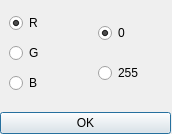
<?xml version="1.0" encoding="UTF-8"?>
<ui version="4.0">
 <class>RGB_window</class>
 <widget class="QDialog" name="RGB_window">
  <property name="geometry">
   <rect>
    <x>0</x>
    <y>0</y>
    <width>172</width>
    <height>134</height>
   </rect>
  </property>
  <property name="windowTitle">
   <string>Настройка компонента</string>
  </property>
  <widget class="QWidget" name="layoutWidget">
   <property name="geometry">
    <rect>
     <x>0</x>
     <y>0</y>
     <width>171</width>
     <height>134</height>
    </rect>
   </property>
   <layout class="QVBoxLayout" name="verticalLayout_3">
    <item>
     <layout class="QHBoxLayout" name="horizontalLayout">
      <item>
       <widget class="QWidget" name="rgb" native="true">
        <layout class="QVBoxLayout" name="verticalLayout">
         <item>
          <widget class="QRadioButton" name="comp_r">
           <property name="text">
            <string>R</string>
           </property>
           <property name="checked">
            <bool>true</bool>
           </property>
          </widget>
         </item>
         <item>
          <widget class="QRadioButton" name="comp_g">
           <property name="text">
            <string>G</string>
           </property>
           <property name="checked">
            <bool>false</bool>
           </property>
          </widget>
         </item>
         <item>
          <widget class="QRadioButton" name="comp_b">
           <property name="text">
            <string>B</string>
           </property>
          </widget>
         </item>
        </layout>
       </widget>
      </item>
      <item>
       <widget class="QWidget" name="comp" native="true">
        <layout class="QVBoxLayout" name="verticalLayout_2">
         <item>
          <widget class="QRadioButton" name="min">
           <property name="text">
            <string>0</string>
           </property>
           <property name="checkable">
            <bool>true</bool>
           </property>
           <property name="checked">
            <bool>true</bool>
           </property>
          </widget>
         </item>
         <item>
          <widget class="QRadioButton" name="max">
           <property name="text">
            <string>255</string>
           </property>
           <property name="checked">
            <bool>false</bool>
           </property>
          </widget>
         </item>
        </layout>
       </widget>
      </item>
     </layout>
    </item>
    <item>
     <widget class="QPushButton" name="ok">
      <property name="text">
       <string>OK</string>
      </property>
     </widget>
    </item>
   </layout>
  </widget>
 </widget>
 <resources/>
 <connections/>
</ui>
